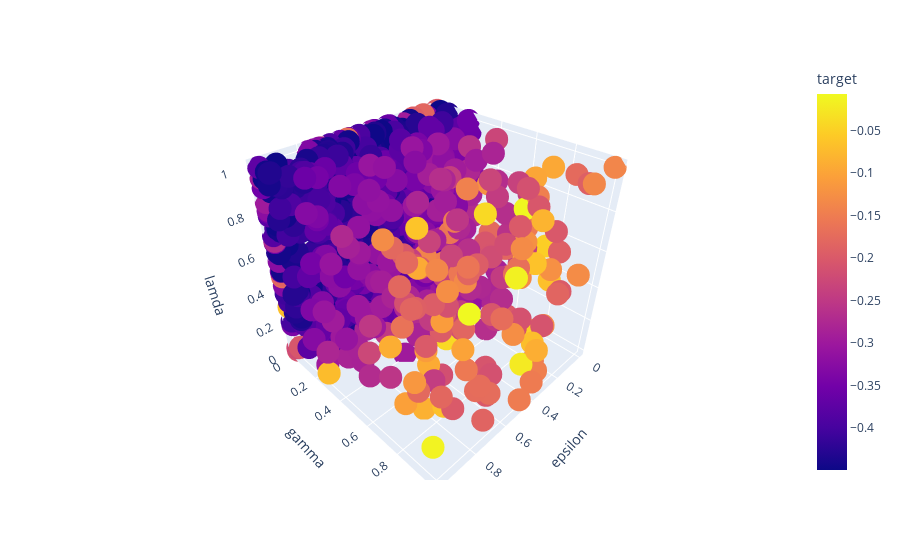

The notebook cell saved with this chart:
### Code cell
px.scatter_3d(df, x = "epsilon", y = "gamma", z = "lamda", color = "target", hover_data = ["C"])

### Figure 1 — Plotly figure (JSON) as saved in the notebook; plotly's stock layout.template omitted (floating-point values rounded to 4 significant figures; data arrays with more than 128 entries replaced by an {"elided": "..."} marker saying what was removed)
{"data": [{"customdata": {"elided": "1324x1 float values"}, "hovertemplate": "epsilon=%{x}<br>gamma=%{y}<br>lamda=%{z}<br>C=%{customdata[0]}<br>target=%{marker.color}<extra></extra>", "legendgroup": "", "marker": {"color": {"elided": "1324 float values"}, "coloraxis": "coloraxis", "symbol": "circle"}, "mode": "markers", "name": "", "scene": "scene", "showlegend": false, "type": "scatter3d", "x": {"elided": "1324 float values"}, "y": {"elided": "1324 float values"}, "z": {"elided": "1324 float values"}}], "layout": {"coloraxis": {"colorbar": {"title": {"text": "target"}}, "colorscale": [[0, "#0d0887"], [0.1111, "#46039f"], [0.2222, "#7201a8"], [0.3333, "#9c179e"], [0.4444, "#bd3786"], [0.5556, "#d8576b"], [0.6667, "#ed7953"], [0.7778, "#fb9f3a"], [0.8889, "#fdca26"], [1, "#f0f921"]]}, "legend": {"tracegroupgap": 0}, "margin": {"t": 60}, "scene": {"domain": {"x": [0, 1], "y": [0, 1]}, "xaxis": {"title": {"text": "epsilon"}}, "yaxis": {"title": {"text": "gamma"}}, "zaxis": {"title": {"text": "lamda"}}}}}
